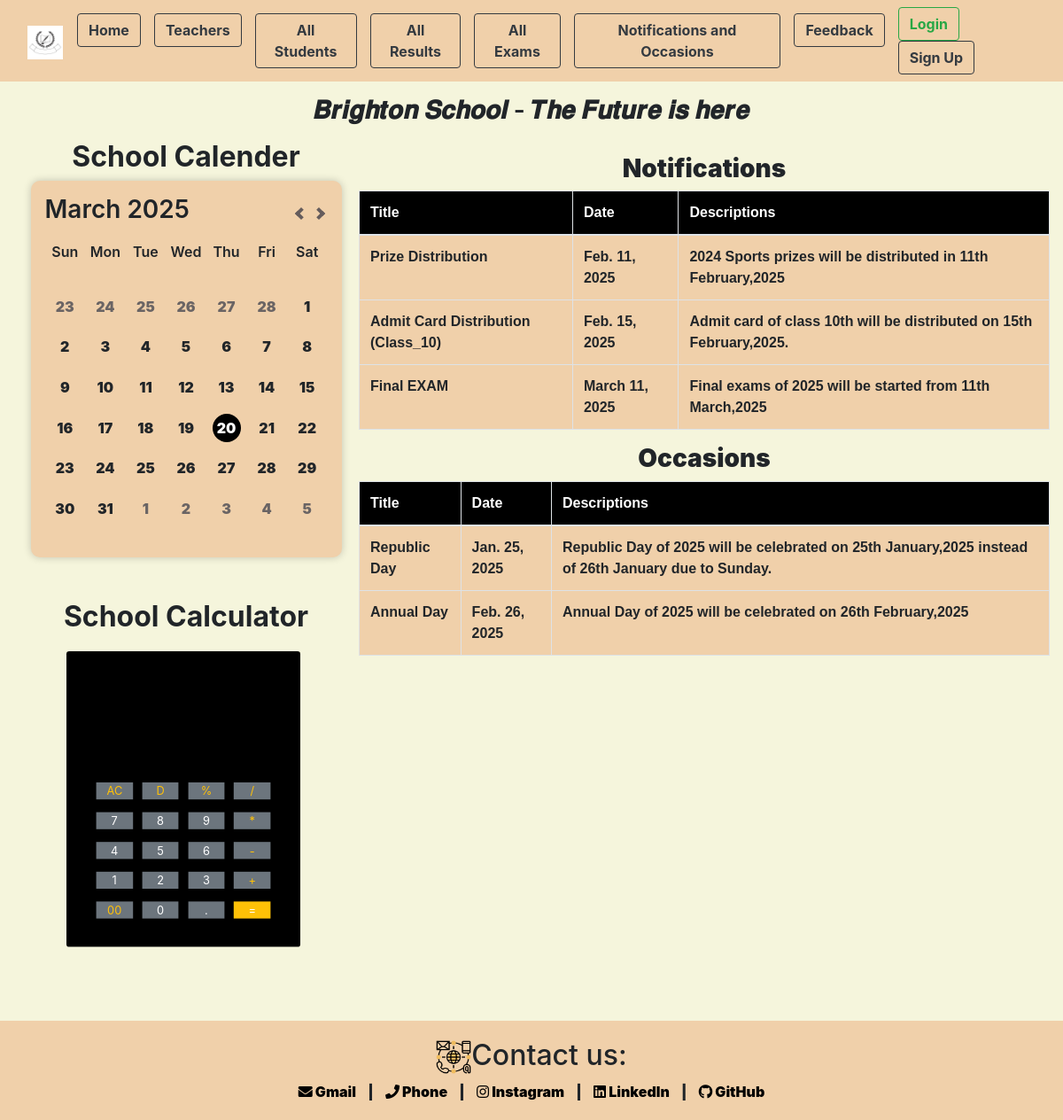
Page /Nt_Oc on the earlier database version.
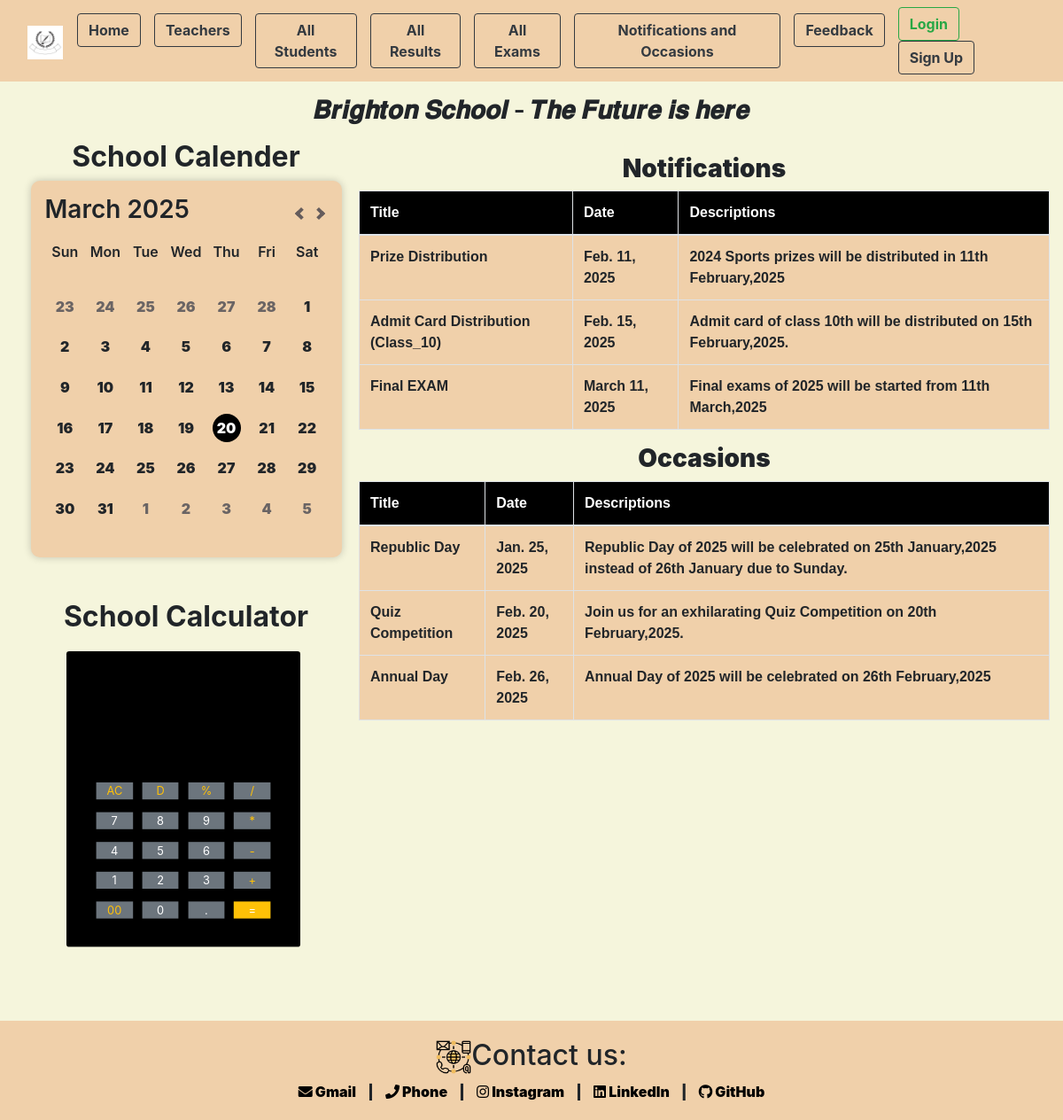
Same page on the later database version.
### app/models.py (models this page shows)
class Notifications(models.Model):
    date=models.DateField()
    name=models.CharField(max_length=100,null=True,blank=True)
    descriptions=models.TextField()

class Occasions(models.Model):
    date=models.DateField()
    name=models.CharField(max_length=100,null=True,blank=True)
    descriptions=models.TextField()

### app/views.py (the view)
# urls.py: path('Nt_Oc', views.Nt_Oc,name="Nt_Oc"),
def Nt_Oc(request):
    Notification=Notifications.objects.all().order_by('date')
    Occasion=Occasions.objects.all().order_by('date')
    context={'Notification':Notification,'Occasion':Occasion}
    return render(request,'app/Nt_and_Oc.html',context)

### app/templates/app/Nt_and_Oc.html (shortened to what this page needs)
{% extends "base_template/base.html" %}
{% load static %}
{% block content %}
                <div class="col-lg-8 col-md-8 col-sm-12 main-content">
                    <h3 class="text-center mt-3"><strong>Notifications</strong></h3>
                    <table class="table table-bordered rounded">
                        <thead style="font-weight: 900; background-color: black; color: white;">
                            <tr>
                                <th class="about_text">Title</th>
                                <th class="about_text">Date</th>
                                <th class="about_text">Descriptions</th>
                            </tr>
                        </thead>
                        <tbody style="background-color: rgb(240, 208, 170); font-weight:600; cursor: pointer;">
                            {% for Nt in Notification %}
                            <tr>
                                <td class="about_text">{{Nt.name}}</td>
                                <td class="about_text">{{Nt.date}}</td>
                                <td class="about_text">{{Nt.descriptions}}</td>
                            </tr>
                            {% endfor %}
                        </tbody>
                    </table>
                    <h3 class="text-center mt-3"><strong>Occasions</strong></h3>
                    <table class="table table-bordered rounded">
                        <thead style="font-weight: 900; background-color: black; color: white;">
                            <tr>
                                <th class="about_text">Title</th>
                                <th class="about_text">Date</th>
                                <th class="about_text">Descriptions</th>
                            </tr>
                        </thead>
                        <tbody style="background-color: rgb(240, 208, 170); font-weight:600; cursor: pointer;">
                            {% for Oc in Occasion %}
                            <tr>
                                <td class="about_text">{{Oc.name}}</td>
                                <td class="about_text">{{Oc.date}}</td>
                                <td class="about_text">{{Oc.descriptions}}</td>
                            </tr>
                            {% endfor %}
                        </tbody>
                    </table>
                </div>
{% endblock content %}

Differences in the rows shown:
added Occasions: name "Quiz Competition", date "Feb. 20, 2025", descriptions "Join us for an exhilarating Quiz Competition on 20th February,2025."
